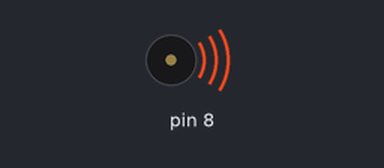
The sketch below on a simulated Arduino Uno, built with avr-gcc and run on an emulated ATmega328P. Shown: buzzer (waves = sounding). Random numbers use the default seed unless the sketch sets one.

Above: at 4.47 s.
Timing chart, 0 to 40.0 s (numbered marks = the images above):
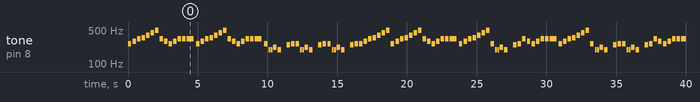

Measured:
- by itself, tone on pin 8: plays 262 Hz for 0.25 s, 294 Hz for 0.25 s, 330 Hz for 0.25 s, 349 Hz for 0.25 s, 392 Hz for 0.25 s, 440 Hz for 0.25 s … (119 notes in this stretch)

The sketch:

speaker.ino
```cpp
// TROUBLESHOOTING SPEAKER


#include "pitches.h"

// ----------------------------------------------------------------------------------
// Forehand
int melody1[] = {
  NOTE_C4, NOTE_G3, NOTE_G3, NOTE_A3, NOTE_G3, 0, NOTE_B3, NOTE_C4
};  // notes in the melody

int durations1[] = {
  4, 8, 8, 4, 4, 4, 4, 4
};  // note durations: 2 = half note, 4 = quarter note, 8 = eighth note, etc.

int size1 = sizeof(melody1) / sizeof(melody1[0]);

// ----------------------------------------------------------------------------------
// Backhand
int melody2[] = {
  NOTE_E4, NOTE_D4, NOTE_C4, NOTE_D4, NOTE_E4, NOTE_E4, NOTE_E4
};

int durations2[] = {
  4, 4, 4, 4, 4, 4, 2
};

int size2 = sizeof(melody2) / sizeof(melody2[0]);

// ----------------------------------------------------------------------------------
// Serve
int melody3[] = {
  NOTE_C4, NOTE_D4, NOTE_E4, NOTE_F4, NOTE_G4, NOTE_A4, NOTE_B4
};

int durations3[] = {
  4, 4, 4, 4, 4, 4, 4
};

int size3 = sizeof(melody3) / sizeof(melody3[0]);

// ----------------------------------------------------------------------------------

void setup() {
  randomSeed(analogRead(0));  // no connection to this pin
}

// ----------------------------------------------------------------------------------

void loop() {

    int randomNumber = random(1,4);  // rand from 1 to 3

    switch(randomNumber){
      case 1:  // forehand

        for (int thisNote = 0; thisNote < size1; thisNote++)
        {
          // to calculate the note duration, take one second divided by the note type.
          //e.g. quarter note = 1000 / 4, eighth note = 1000/8, etc.
          int noteDuration = 1000 / durations1[thisNote];

          // tone(output_pin)
          tone(8, melody1[thisNote], noteDuration);

          // to distinguish the notes, set a minimum time between them.
          // the note's duration + 30% seems to work well:
          int pauseBetweenNotes = noteDuration * 1.30;
          delay(pauseBetweenNotes);
          // stop the tone playing at the output pin
          noTone(8);
        }

        break;

      case 2:   // backhand

        for (int thisNote = 0; thisNote < size2; thisNote++)
        {
          int noteDuration = 1000 / durations2[thisNote];

          tone(8, melody2[thisNote], noteDuration);

          int pauseBetweenNotes = noteDuration * 1.30;
          delay(pauseBetweenNotes);

          noTone(8);
        }

        break;

      case 3:  // serve

        for (int thisNote = 0; thisNote < size3; thisNote++)
        {
          int noteDuration = 1000 / durations3[thisNote];

          tone(8, melody3[thisNote], noteDuration);

          int pauseBetweenNotes = noteDuration * 1.30;
          delay(pauseBetweenNotes);

          noTone(8);
        }

        break;

      default:

        tone(8, 440, 1000);
        noTone(8);

    }


}
```

DecToBin.c
```cpp
// TESTING DECIMAL TO BINARY CONVERSION


#include <stdio.h>


int main()
{
	int TOTAL [6];
	int score = 28;
	int one = score % 10;
	int ten = score / 10;
	int ones[4];
	int tens[4];

	if(score==0){printf("0");}
	else{

	int i = 0;
	int q = 0;

	for (i=0;i<4;i++){
		ones[i] = one % 2;
		one /= 2;
	}

	for (q=0;q<4;q++){
		tens[q] = ten % 2;
		ten /= 2;
	}


		TOTAL[5] = ones[0];
		TOTAL[4] = ones[1];
		TOTAL[3] = ones[2];
		TOTAL[2] = ones[3];
		TOTAL[1] = tens[0];
		TOTAL[0] = tens[1];

	for (int j = 0; j <= 5; j++)
		printf("%d",TOTAL[j]);

	}

	return 0;
}
```

pitches.h
```cpp
/*************************************************
   Public Constants
 *************************************************/

#define NOTE_B0 31
#define NOTE_C1 33
#define NOTE_CS1 35
#define NOTE_D1 37
#define NOTE_DS1 39
#define NOTE_E1 41
#define NOTE_F1 44
#define NOTE_FS1 46
#define NOTE_G1 49
#define NOTE_GS1 52
#define NOTE_A1 55
#define NOTE_AS1 58
#define NOTE_B1 62
#define NOTE_C2 65
#define NOTE_CS2 69
#define NOTE_D2 73
#define NOTE_DS2 78
#define NOTE_E2 82
#define NOTE_F2 87
#define NOTE_FS2 93
#define NOTE_G2 98
#define NOTE_GS2 104
#define NOTE_A2 110
#define NOTE_AS2 117
#define NOTE_B2 123
#define NOTE_C3 131
#define NOTE_CS3 139
#define NOTE_D3 147
#define NOTE_DS3 156
#define NOTE_E3 165
#define NOTE_F3 175
#define NOTE_FS3 185
#define NOTE_G3 196
#define NOTE_GS3 208
#define NOTE_A3 220
#define NOTE_AS3 233
#define NOTE_B3 247
#define NOTE_C4 262
#define NOTE_CS4 277
#define NOTE_D4 294
#define NOTE_DS4 311
#define NOTE_E4 330
#define NOTE_F4 349
#define NOTE_FS4 370
#define NOTE_G4 392
#define NOTE_GS4 415
#define NOTE_A4 440
#define NOTE_AS4 466
#define NOTE_B4 494
#define NOTE_C5 523
#define NOTE_CS5 554
#define NOTE_D5 587
#define NOTE_DS5 622
#define NOTE_E5 659
#define NOTE_F5 698
#define NOTE_FS5 740
#define NOTE_G5 784
#define NOTE_GS5 831
#define NOTE_A5 880
#define NOTE_AS5 932
#define NOTE_B5 988
#define NOTE_C6 1047
#define NOTE_CS6 1109
#define NOTE_D6 1175
#define NOTE_DS6 1245
#define NOTE_E6 1319
#define NOTE_F6 1397
#define NOTE_FS6 1480
#define NOTE_G6 1568
#define NOTE_GS6 1661
#define NOTE_A6 1760
#define NOTE_AS6 1865
#define NOTE_B6 1976
#define NOTE_C7 2093
#define NOTE_CS7 2217
#define NOTE_D7 2349
#define NOTE_DS7 2489
#define NOTE_E7 2637
#define NOTE_F7 2794
#define NOTE_FS7 2960
#define NOTE_G7 3136
#define NOTE_GS7 3322
#define NOTE_A7 3520
#define NOTE_AS7 3729
#define NOTE_B7 3951
#define NOTE_C8 4186
#define NOTE_CS8 4435
#define NOTE_D8 4699
#define NOTE_DS8 4978
```
